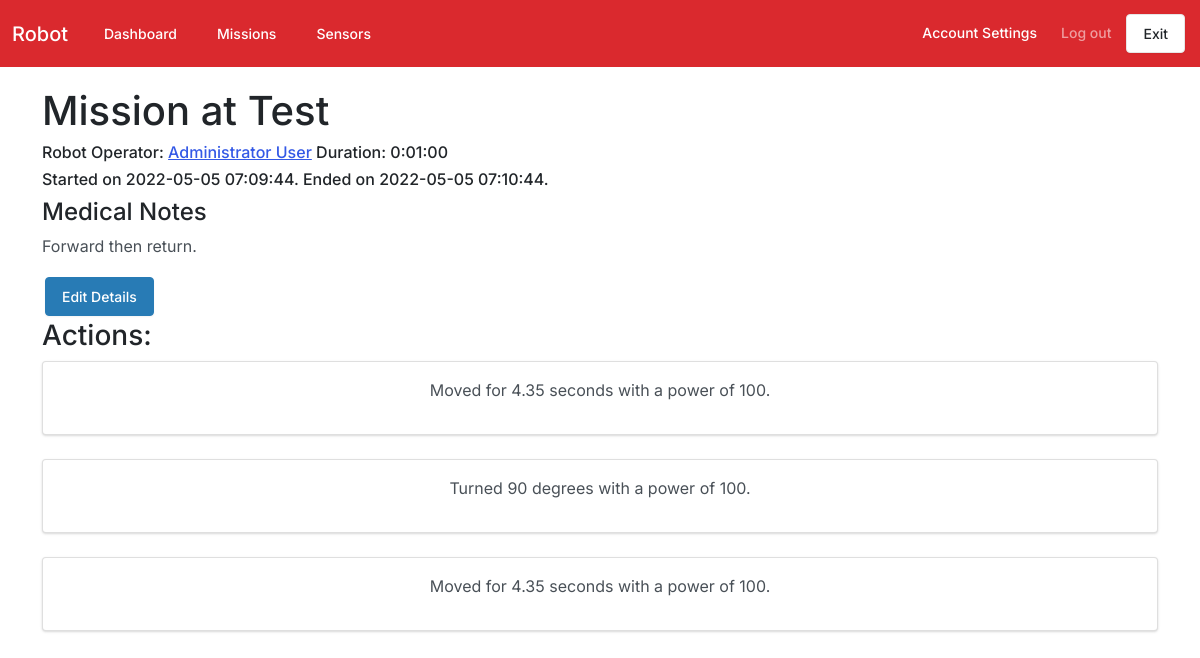
The app's page /mission/24 (signed in) with its own data.
### tables this page shows
CREATE TABLE "missions" (
	"missionID"	INTEGER NOT NULL UNIQUE,
	"userID"	INTEGER,
	"startTime"	INTEGER,
	"endTime"	INTEGER,
	"notes"	TEXT,
	"location"	TEXT,
	PRIMARY KEY("missionID" AUTOINCREMENT)
);

CREATE TABLE "users" (
	"userid"	INTEGER,
	"name"	TEXT,
	"email"	TEXT,
	"password"	TEXT,
	"permission"	TEXT,
	"OTPcode"	TEXT,
	PRIMARY KEY("userid" AUTOINCREMENT)
);

CREATE TABLE "actions" (
	"actionid"	INTEGER NOT NULL UNIQUE,
	"actiontype"	TEXT,
	"actionpower"	INTEGER,
	"actiondegrees"	INTEGER,
	"actionduration"	INTEGER,
	"missionid"	INTEGER,
	"timestamp"	INTEGER,
	PRIMARY KEY("actionid" AUTOINCREMENT)
);

### flask_app.py (the view, shortened to what this page needs)
@app.route("/mission/<id>", methods=["GET","POST"]) # This is the view for an individual mission.
def mission(id):
    data = GLOBALS.DATABASE.ViewQuery("SELECT * FROM (missions LEFT JOIN users ON users.userid = missions.userid) LEFT JOIN actions ON actions.missionid = missions.missionID WHERE missions.missionID = ?",(id,))
    return render_template("missionview.html", data=data, datetime=datetime, int=int, str=str, round=round)

### flask_app.py (called while the page is built)
@app.before_request
def check_login():
    exempt_page = request.path in EXEMPT_PATHS or request.path.startswith("/static") # Check if it is one of the pages that is allowed (login and 2fa especially, to avoid a loop) or if it is a static file.
    logged_in = 'userid' in session
    if not (logged_in or exempt_page): # To access a page, the user must either be logged in or be accessing a resource that does not require authentication.
        return redirect("/") # Redirect to the login if the user has not logged in.

### interfaces/databaseinterface.py (called while the page is built)
    def connect(self):
        connection = sqlite3.connect(self.location)
        connection.row_factory = sqlite3.Row #configures database queries to return a list of dictionaries (each row/record) [{"field1":value1,"field2":value2...},{etc},{} ]
        return connection

    def ViewQuery(self, query, params=None):
        connection = self.connect()
        result = None
        try:
            if params:
                cursor = connection.execute(query, params)
            else:
                cursor = connection.execute(query)
            result = cursor.fetchall() #returns a list of dictionaries
        except (sqlite3.OperationalError, sqlite3.Warning, sqlite3.Error) as e:
            self.logger.error("DATABASE ERROR: %s" % e)
            self.logger.error(query)
        connection.close()
        if result:
            return ([dict(row) for row in result]) #a list of dictionaries
        else:
            return False

### templates/missionview.html (shortened to what this page needs)
{% extends "layout.html" %}
{% block content %}
{% if data %}
    <h1>Mission at {{data[0]["location"] or "Unknown Location"}}</h1>
    <h6>Robot Operator: <a href='mailto:{{data[0]["email"]}}'>{{data[0]["name"]}}</a> Duration: {{str(datetime.timedelta(seconds=int(data[0]["endTime"] or 1646886023)-int(data[0]["startTime"] or 1646886023)))}}</h6>
    <h6>Started on {{datetime.datetime.fromtimestamp(data[0]["startTime"] or 0)}}. Ended on {{datetime.datetime.fromtimestamp(data[0]["endTime"] or 0)}}.</h6>
    <h4>Medical Notes</h4>
    <p>{{data[0]["notes"] or "No notes have been left for this mission."}}</p>
    <button type="button" class="btn btn-info" data-bs-toggle="modal" data-bs-target="#editmodal">Edit Details</button>
    <h3>Actions:</h3>
    {% if data[0]["actionid"] %}
        {% for action in data %}
            <div class="card text-center" style="width: 100%;">
                <div class="card-body">
                    {% if action["actiontype"] == "move" %}
                        {% if action["actiondegrees"] == 0 %}
                            <p>Moved for {{round(action["actionduration"],2)}} seconds with a power of {{action["actionpower"]}}. </p>
                        {% else %}
                            <p>Turned {{action["actiondegrees"]}} degrees with a power of {{action["actionpower"]}}. </p>
                        {% endif %}
                    {% elif action["actiontype"] == "victim" %}
                        <p>Detected a victim, and deployed a rescue package at coordinates ({{action["actionpower"]}},{{action["actiondegrees"]}})</p>
                    {% elif action["actiontype"] == "returnCommand" %}
                        <p>Robot was instructed to return to the start. </p>
                    {% else %}
                        <p>{{data["actiontype"]}}</p>
                    {% endif %}
                </div>
            </div>
            <br>
        {% endfor %}
    {% else %}
        <p>No actions have been performed in this mission.</p>
    {% endif %}
{% else %}
    <h1>There is no mission.</h1>
{% endif %}
{% endblock %}

### static/css/custom.css (style rules this page uses)
.btn { margin:3px; }
.btn { max-width:150px; }

### templates/layout.html (style rules this page uses)
html, body { height:100vh; }

### records on screen
missions: location "Test", endTime+startTime "0:01:00", datetime.fromtimestamp "2022-05-05 07:09:44", datetime.fromtimestamp "2022-05-05 07:10:44", notes "Forward then return."
users: name "Administrator User"
actions: actionduration "4.35", actionpower "100"
actions: actiondegrees "90", actionpower "100"
actions: actionduration "4.35", actionpower "100"
